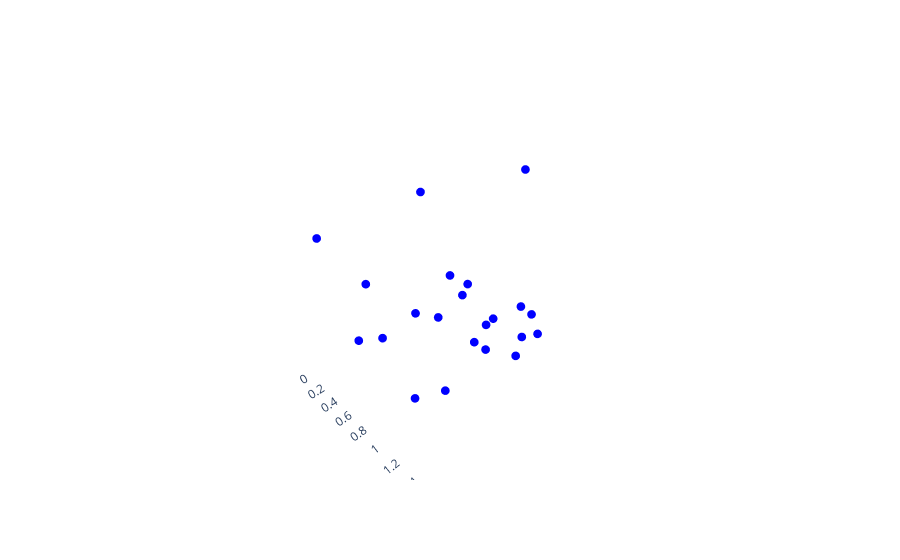

The code cell stored with this chart in its notebook:
### Code cell
'''Code to create skeletons seen in figures'''
def display_skeleton_interactive(data, frame=0):
    frame = data[frame]

    x = frame[:, 0]
    y = frame[:, 1]
    z = frame[:, 2]


    fig = go.Figure(data=[go.Scatter3d(
        x=x,
        y=y,
        z=z,
        mode='markers',
        marker=dict(size=3, color='blue')
    )])

    fig.update_layout(
        scene=dict(
            xaxis=dict(
                title='',
                showticklabels=False,
                backgroundcolor='rgba(0,0,0,0)',
                gridcolor='rgba(0,0,0,0)'
            ),
            yaxis=dict(
                title='',
                showticklabels=True,
                backgroundcolor='rgba(0,0,0,0)',
                gridcolor='rgba(0,0,0,0)'
            ),
            zaxis=dict(
                title='',
                showticklabels=False,
                backgroundcolor='rgba(0,0,0,0)',
                gridcolor='rgba(0,0,0,0)'
            ),
            bgcolor='rgba(0,0,0,0)'  # Transparent 3D scene background
        ),
        paper_bgcolor='rgba(0,0,0,0)'   # Transparent outer figure background
    )
    
    fig.show()

display_skeleton_interactive(humanML3D, frame=0)

### Figure 1 — Plotly figure (JSON) as saved in the notebook; plotly's stock layout.template omitted (floating-point values rounded to 4 significant figures)
{"data": [{"marker": {"color": "blue", "size": 3}, "mode": "markers", "type": "scatter3d", "x": [0, 0.06232, -0.05533, -0.005562, 0.1554, -0.1195, 0.006682, 0.145, -0.09412, 0.004126, 0.2143, -0.1514, -0.001079, 0.07635, -0.06925, 0.001286, 0.1923, -0.1773, 0.2143, -0.211, 0.2631, -0.279], "y": [0.9415, 0.8612, 0.8466, 1.066, 0.4799, 0.4622, 1.205, 0.04888, 0.0425, 1.262, 0.01022, 0.002616, 1.48, 1.378, 1.382, 1.571, 1.32, 1.327, 1.065, 1.067, 0.8247, 0.8339], "z": [0, -0.01699, -0.002373, -0.04336, -0.04677, -0.02196, -0.01347, -0.08039, -0.08792, -0.004242, 0.03903, 0.04422, -0.02879, -0.01372, -0.02885, 0.01784, -0.03474, -0.04936, -0.05923, -0.03947, 0.0441, 0.07899]}], "layout": {"paper_bgcolor": "rgba(0,0,0,0)", "scene": {"bgcolor": "rgba(0,0,0,0)", "xaxis": {"backgroundcolor": "rgba(0,0,0,0)", "gridcolor": "rgba(0,0,0,0)", "showticklabels": false, "title": {"text": ""}}, "yaxis": {"backgroundcolor": "rgba(0,0,0,0)", "gridcolor": "rgba(0,0,0,0)", "showticklabels": true, "title": {"text": ""}}, "zaxis": {"backgroundcolor": "rgba(0,0,0,0)", "gridcolor": "rgba(0,0,0,0)", "showticklabels": false, "title": {"text": ""}}}}}
